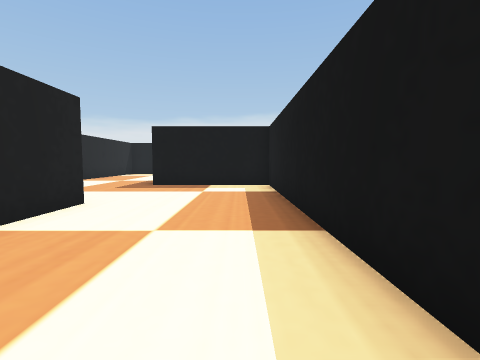
[1] (above)

21 first-person views from a walk through a world built for the Webots simulator. The camera is 0.04 m above the floor, tilts 4° down and sees 85° across. The floor is counted in squares, 0.05 m on a side. Each view is taken from the middle of a square. On the plan, view 1 faces up. The plan holds only what a view shows up to about 9 squares ahead; the rest is blank. The place goes on beyond the plan. Robots are left out. Simple shapes and patterns stand in for the simulator's stock objects.

[2]
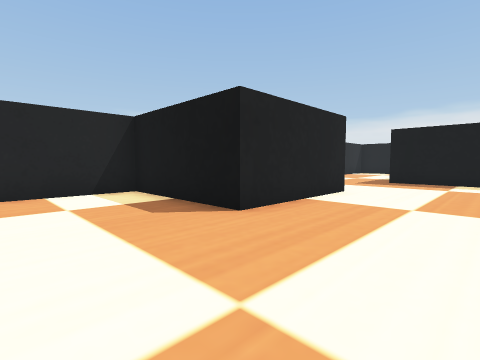

[3]
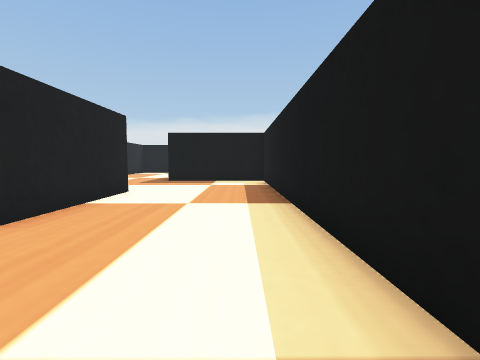

[4]
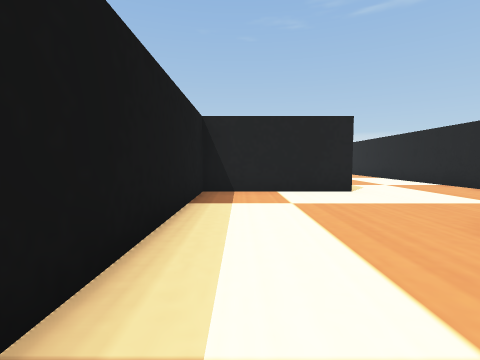

[5]
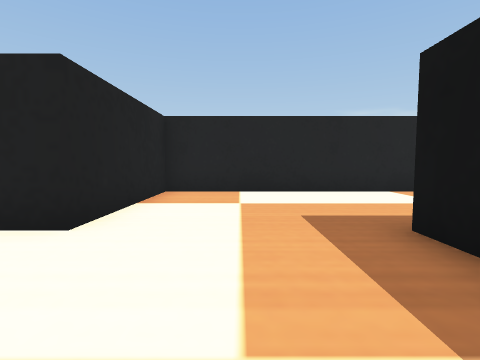

[6]
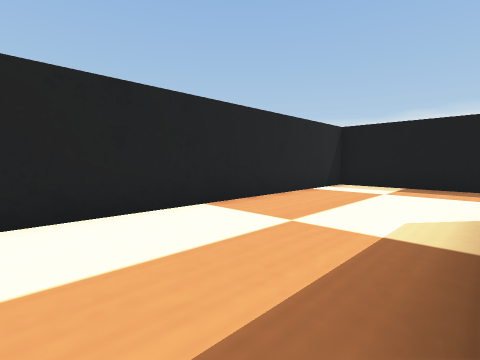

[7]
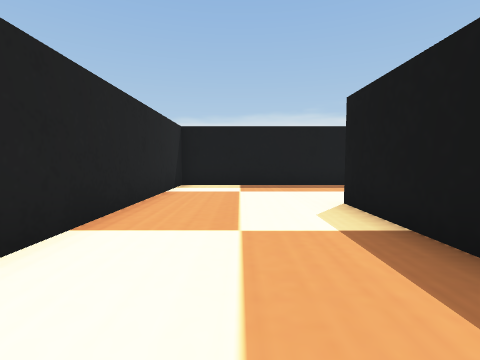

[8]
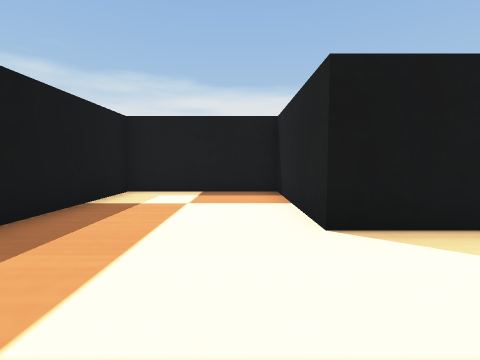

[9]
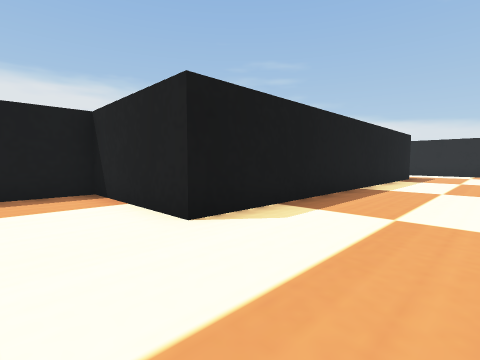

[10]
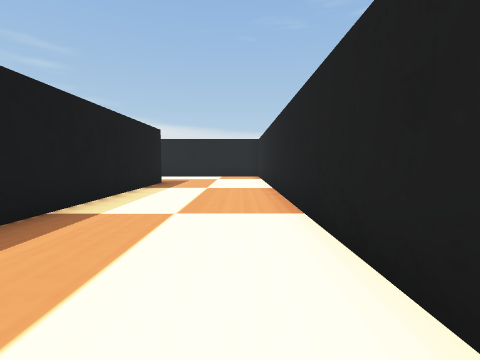

[11]
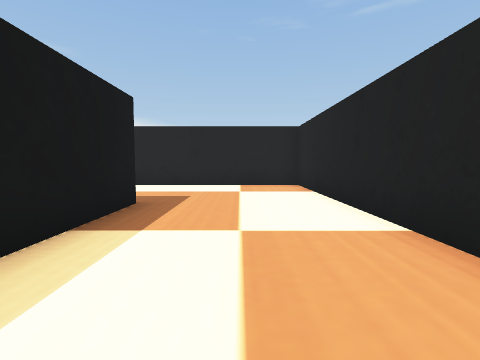

[12]
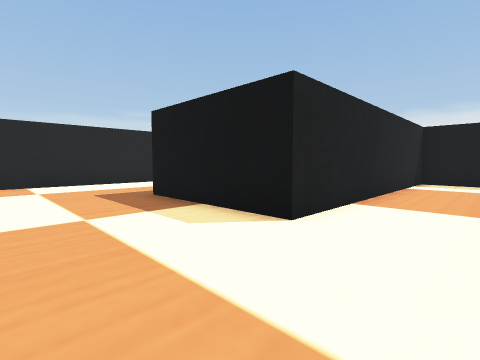

[13]
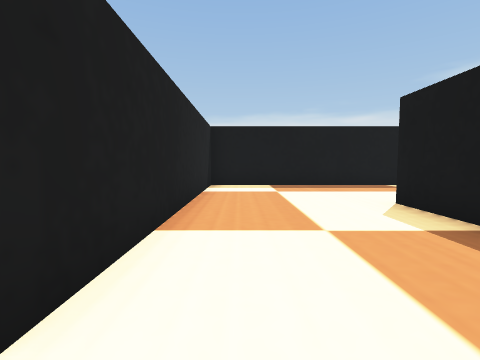

[14]
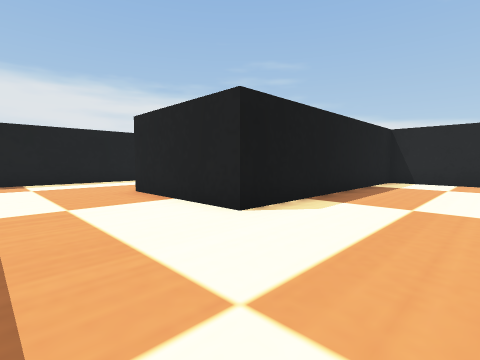

[15]
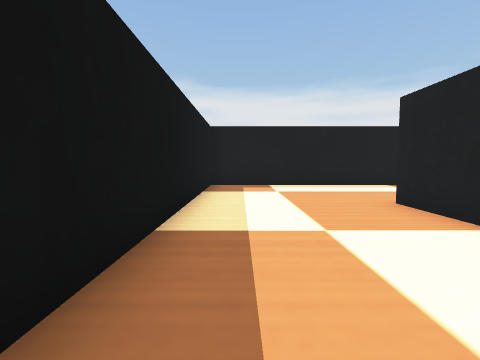

[16]
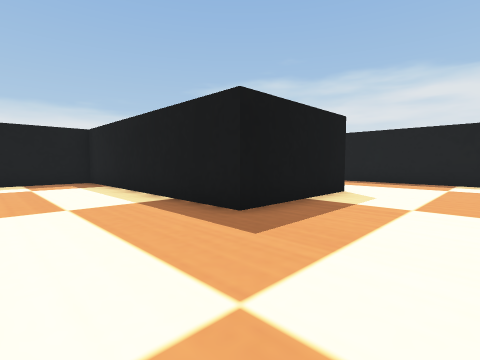

[17]
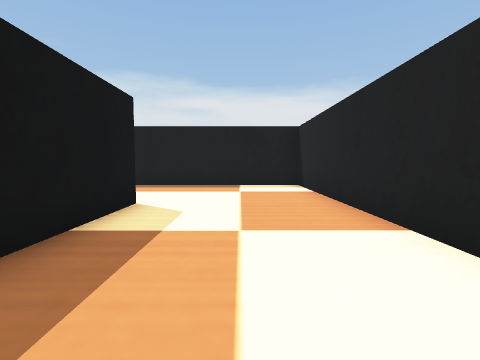

[18]
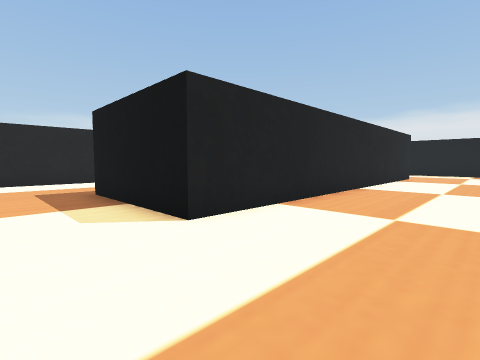

[19]
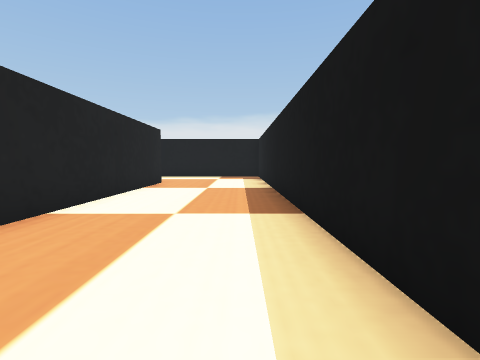

[20]
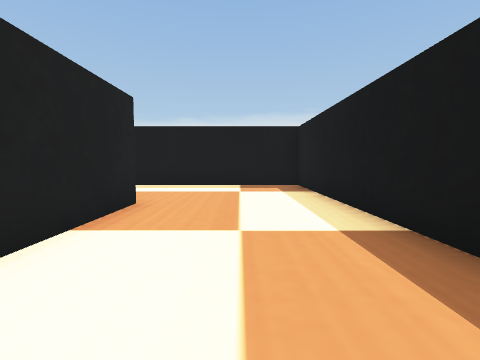

[21]
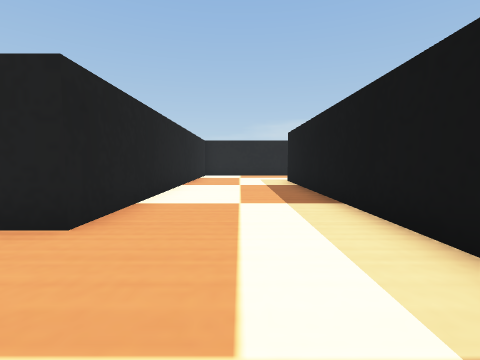

### Floor plan
Points are (right, up) in squares from view 1. A wall is a line through its corners. A room is listed if a view was taken in it or the views show most of it. See-through windows are left out.
Room 1 (views 1, 2, 3, 4, 5)
walls: (-3, 5) (-3, 1); (-3, -3) (1, -3) (1, 9) (-3, 9)
ways out: opening at (-3, 7) to room 2; opening at (-3, -1) to room 3
Room 2 (views 6, 7, 8)
walls: (-3, 10.1) (-3, 13) (1, 13) (1, 17) (-7, 17) (-7, 5) (-3, 5)
ways out: opening at (-3, 7) to room 1
Room 3 (views 9, 10, 11, 12, 13, 14, 15, 16, 17, 18, 19, 20, 21)
walls: (11, -3) (17, -3) (17, -15) (13, -15) (13, -7) (1, -7) (1, -15) (-3, -15) (-3, -3); (9, -15.1) (9, -16.6); (-3, 1) (-7, 1) (-7, -1.8); (14.1, -19) (21, -19) (21, 1) (11, 1); (5, -17.9) (5, -11) (9, -11); (2.4, -19) (3.9, -19); (-7, -3.6) (-7, -19) (-1.4, -19)
ways out: opening at (-3, -1) to room 1

Positions as (right, up) in squares from view 1, and headings:
1: (0, 0), facing up
2: (0, -2), facing up-left
3: (0, -2), facing up
4: (0, 4), facing down
5: (0, 7), facing left
6: (-3, 8), facing up-left
7: (-5, 8), facing up
8: (-6, 14), facing right
9: (-6, -1), facing down-right
10: (-6, -5), facing down
11: (-5, -10), facing down
12: (3, -18), facing up-left
13: (2, -16), facing up
14: (2, -8), facing down-right
15: (4, -8), facing right
16: (10, -18), facing up-right
17: (12, -17), facing right
18: (20, -17), facing up-left
19: (20, -13), facing up
20: (19, -8), facing up
21: (20, -1), facing left
